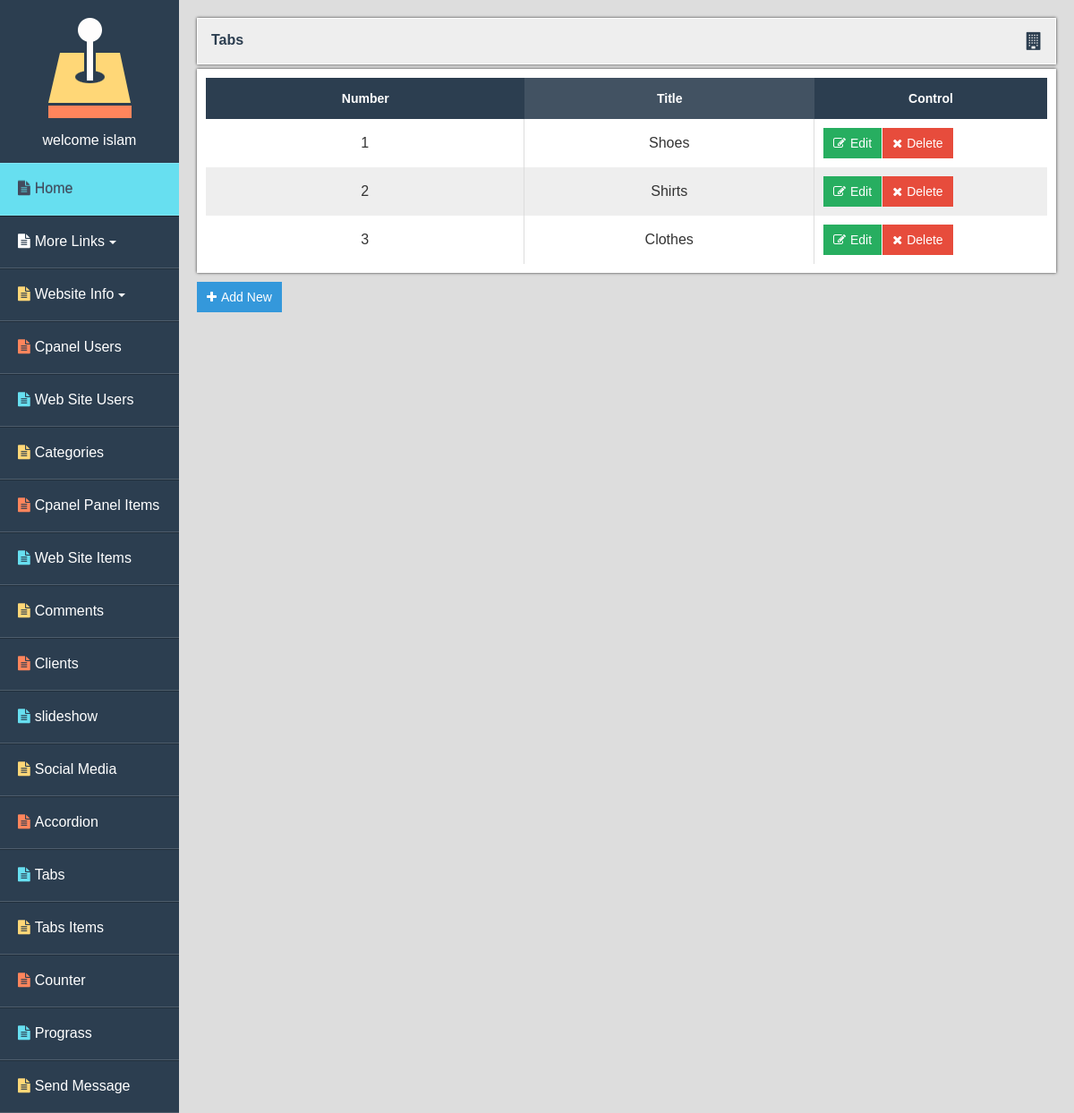
Page /admin/tabs.php (signed in) on the committed database.
### tables this page shows
CREATE TABLE `tabs` (
  `id` int(11) NOT NULL,
  `title` varchar(50) NOT NULL,
  `activity` tinyint(4) NOT NULL
);

### functions/functions.php (called while the page is built, shortened)
<?php
Function sql($sql,$fetch){
  global $con;
  $stmt = $con->prepare($sql);
  $stmt->execute();
  if ($fetch !== ""){
  $data = $stmt->$fetch();
  return $data;
  }
}
?>

### langs/english.php (called while the page is built, shortened)
<?php
function lang($phrase){
  return $lang[$phrase];
};
?>

### admin/tabs.php (the view, shortened to what this page needs)
<?php
include "init.php";
if(isset($_SESSION['username'])){
$do = isset($_GET['do'])?$_GET['do'] : 'manage';
?>
<section class="main-section box box-5">
<div class="view-data">
  <div class="page-container">
  <?php
if($do =='manage'){
echo "<h3 class='table-title'><span>Tabs</span><i class='fa fa-building' aria-hidden='true'></i></h3>";
  $select = sql("SELECT * FROM tabs ORDER By id DESC ","fetchAll");
?>
<table class="table">
<thead>
  <tr>
    <th>Number</th>
    <th>Title</th>
    <th>Control</th>
  </tr>
  </thead>
          <?php
          $num = 1;
          foreach ($select as $selectview) {
            echo "<tr>";
            echo "<td>$num</td>";
            echo "<td>$selectview[title]</td>";
            echo "<td><a href='?do=edit&id=$selectview[id]' class='start-btn green'><i class='fa fa-edit'></i>";?><?php echo lang('EDIT') ?><?php echo "</a>
            <a href='?do=delete&id=$selectview[id]' class='confirm start-btn orangered confirm'><i class='fa fa-close'></i>";?><?php echo lang('DELETEBTN') ?><?php echo "</a></td>";
            $num++;
           }
            echo"</tr>";
          ?>
        </table>
        <a href="?do=add" class="start-btn blue add"><i class="fa fa-plus"></i><?php echo lang('ADDNEW') ?></a>
<?php
}
else{
$Msg = '<div class="alert alert-danger">Error</div>';
redirect($Msg,'back');
}
}else{
  $Msg ="You Must Login";
  redirect($Msg);
}
echo"</div>";
echo"</div>";
echo"</section>";
include "$str/footer.php";
?>

### admin/layout/css/start.css (style rules this page uses)
* { box-sizing: border-box; padding: 0px; margin: 0px; }
body { font-family: sans-serif; color: #333; }
a { color: #3498db; text-decoration: none; }
.start-btn { color: #fff; padding: 8px 16px; border: none; font-size: 16px; margin: 5px 5px 5px 0px; cursor: pointer; }
.blue { background-color: #3498db; border: 1px solid #3498db; }
.green { background: #27ae60; border: 1px solid #27ae60; }
.orangered { background: #e74c3c; border: 1px solid #e74c3c; }
.start .box { border: 1px solid #ddd; padding: 10px; }
.start .row:first-child .box { border-bottom: none; }
.start .row:last-child .box { border-bottom: 1px solid #ddd; }
.start .box-5 { -webkit-flex: 5; -ms-flex: 5; flex: 5; }

### admin/layout/css/style.css (style rules this page uses)
body,html { height: 100%; }
.start .box { padding: 0px; border: none !important; }
.main-section { display: table-cell; min-height: 100%; background: #dddddd; }
.table-title { background: #eee; padding: 15px; color: #2c3e50; font-size: 16px; text-transform:capitalize; margin: 0px auto 5px auto; box-shadow: 0px 0px 3px #333; border: 1px solid #fff; display: flex; display: -webkit-flex; flex-flow: row nowrap; -ms-flex-flow: row nowrap; -webkit-flex-flow: row nowrap; justify-content: space-between; }
.table-title i { font-size: 20px; display: block; color: #2c3e50; }
.view-data { padding: 10px; }
.table { width: 100%; background: #fff; border-spacing: 0; padding: 10px 10px 10px 10px; box-shadow: 0px 0px 3px #333; }
.page-container { padding: 10px; }
.table thead th { padding: 15px; color: #fff; font-size: 14px; }
.table thead { background: #2c3e50; }
.table thead th:last-child { width: 260px; }
.table thead th:nth-child(even) { background: rgba(255, 255, 255, 0.1); }
.table tr td { text-align: center; border-right: 1px solid #ddd; padding: 10px; }
.table tr td:last-child { border-right:none; }
.table tr:nth-child(even) { background-color: #eeeeee; }
.add { margin:10px 0px !important; }
.start-btn { margin: 0px 0px 0px 5px; display: inline-block; font-size: 14px; }
td .start-btn { float: left; }
.start-btn { margin: 0px 1px 0px 0px; padding: 8px 10px; }
.start-btn .fa { margin-right: 5px; }

### rows in the picture
tabs: title "Shoes"
tabs: title "Shirts"
tabs: title "Clothes"

### other values in the picture
$_SESSION[username] "islam"
lang('INDEX') "Home"
lang('CONTROLPANELUSERS') "Cpanel Users"
lang('WEBSITEUSERS') "Web Site Users"
lang('CATEGORIES') "Categories"
lang('CONTROLPANELITEMS') "Cpanel Panel Items"
lang('WEBSITEITEMS') "Web Site Items"
lang('COMMENTS') "Comments"
lang('CLIENTS') "Clients"
lang('SLIDESHOW') "slideshow"
lang('SOCIALMEDIA') "Social Media"
lang('ACCORDION') "Accordion"
lang('TABS') "Tabs"
lang('TABSITEMS') "Tabs Items"
lang('COUNTER') "Counter"
